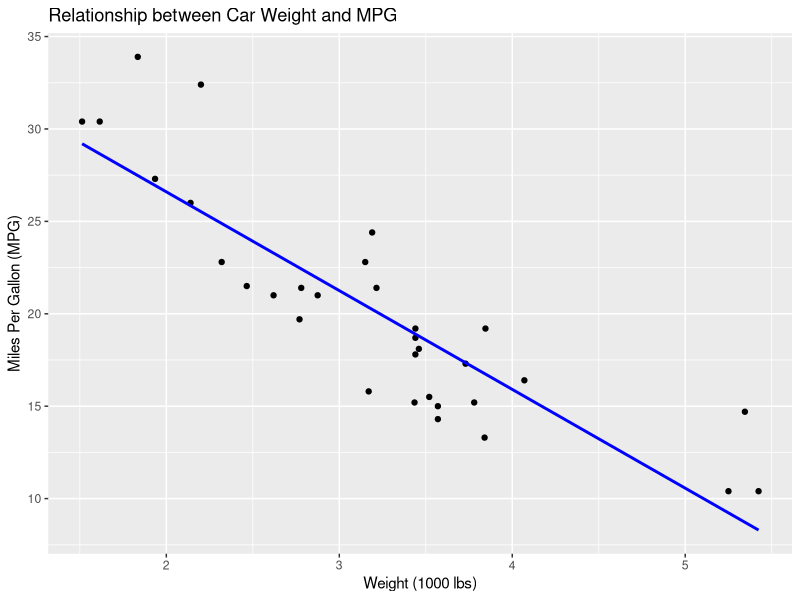

Generate this figure with R:
## ---- chunk 1
knitr::opts_chunk$set(echo = TRUE)
## ---- chunk 2
library(dplyr)
good_mpg_cars <- filter(mtcars, mpg > 20)
sorted_cars <- arrange(good_mpg_cars, desc(hp))
print(sorted_cars)
## ---- chunk 3
library(ggplot2)
plot <- ggplot(mtcars, aes(x = wt, y = mpg)) +
  geom_point() +
  geom_smooth(method = "lm", se = FALSE, color = "blue") +
  labs(title = "Relationship between Car Weight and MPG",
       x = "Weight (1000 lbs)",
       y = "Miles Per Gallon (MPG)")
print(plot)
## ---- chunk 4
sample_data <- c(12, 15, 9, 8, 11, 13, 10, 14)
t_test_result <- t.test(sample_data, mu = 10)
print(t_test_result)
## ---- chunk 5
# install.packages("caret") # Uncomment if caret is not installed
library(caret)
data <- mtcars
set.seed(123)
train_rows <- createDataPartition(data$mpg, p = 0.8, list = FALSE)
train_data <- data[train_rows, ]
test_data <- data[-train_rows, ]
preProc <- preProcess(train_data[, -1], method = c("center", "scale"))
train_scaled <- predict(preProc, train_data[, -1])
test_scaled <- predict(preProc, test_data[, -1])
model <- train(x = train_scaled, y = train_data$mpg, method = "lm")
predicted_mpg <- predict(model, test_scaled)
test_rmse <- RMSE(predicted_mpg, test_data$mpg)
cat("Test RMSE:", test_rmse, "\n")
